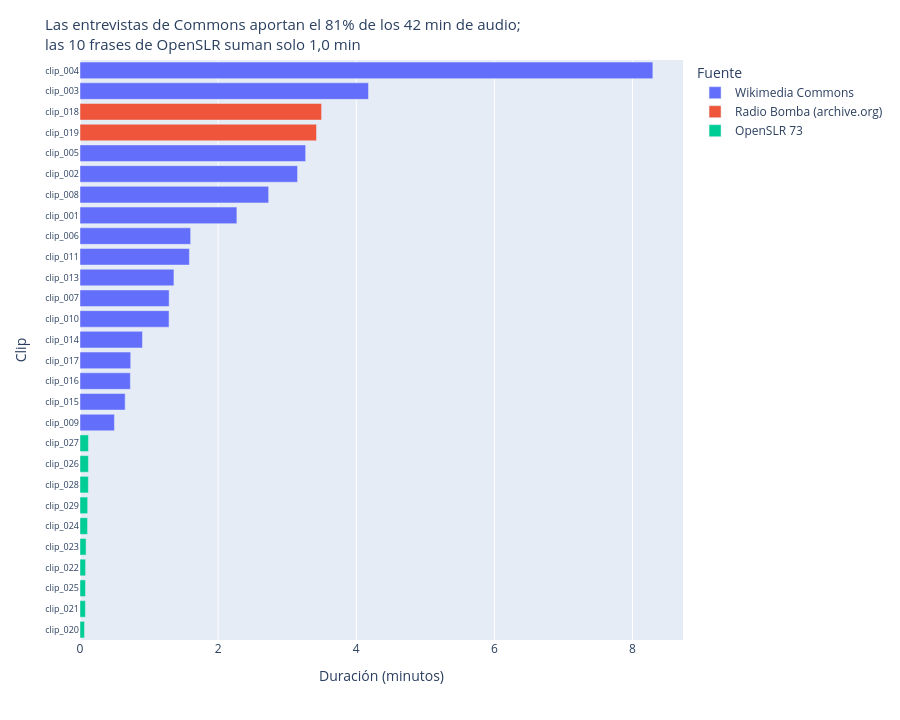

The cell this chart's notebook holds for it:
### Code cell
asr_ok["fuente"] = asr_ok["repositorio"].replace({"archive.org (Radio Bomba)": "Radio Bomba (archive.org)"})
asr_ok["minutos"] = asr_ok["duracion_seg"] / 60
minutos_fuente = asr_ok.groupby("fuente")["minutos"].sum()
titulo2 = (f"Las entrevistas de Commons aportan el {minutos_fuente['Wikimedia Commons'] / minutos_fuente.sum():.0%} de los "
           f"{minutos_fuente.sum():.0f} min de audio;<br>las 10 frases de OpenSLR suman solo {es(minutos_fuente['OpenSLR 73'], 1)} min")
fig2 = px.bar(asr_ok, x="minutos", y="id", color="fuente", orientation="h",
              hover_data={"n_hablantes": True, "voz_seg": ":.0f", "minutos": ":.1f"},
              category_orders={"fuente": ["Wikimedia Commons", "Radio Bomba (archive.org)", "OpenSLR 73"]},
              labels={"minutos": "Duración (minutos)", "id": "Clip", "fuente": "Fuente", "n_hablantes": "Hablantes",
                      "voz_seg": "Segundos con voz"}, height=720)
fig2.update_yaxes(categoryorder="total ascending", tickfont={"size": 9})
fig2.update_layout(title={"text": titulo2, "font": {"size": 15}})
fig2.show(height=720)

### Figure 1 — Plotly figure (JSON) as saved in the notebook; plotly's stock layout.template omitted (floating-point values rounded to 4 significant figures)
{"data": [{"customdata": [[2.0, 105.5], [4.0, 156.6], [2.0, 239.5], [3.0, 478.8], [3.0, 176.7], [2.0, 82.1], [3.0, 67.38], [2.0, 140.6], [3.0, 27.27], [2.0, 70.47], [8.0, 67.02], [2.0, 78.41], [7.0, 50.48], [1.0, 37.65], [1.0, 43.17], [1.0, 43.77]], "hovertemplate": "Fuente=Wikimedia Commons<br>Duración (minutos)=%{x:.1f}<br>Clip=%{y}<br>Hablantes=%{customdata[0]}<br>Segundos con voz=%{customdata[1]:.0f}<extra></extra>", "legendgroup": "Wikimedia Commons", "marker": {"color": "#636efa", "pattern": {"shape": ""}}, "name": "Wikimedia Commons", "orientation": "h", "showlegend": true, "textposition": "auto", "type": "bar", "x": [2.272, 3.15, 4.177, 8.294, 3.267, 1.602, 1.291, 2.732, 0.4988, 1.289, 1.584, 1.36, 0.9043, 0.654, 0.7293, 0.734], "xaxis": "x", "y": ["clip_001", "clip_002", "clip_003", "clip_004", "clip_005", "clip_006", "clip_007", "clip_008", "clip_009", "clip_010", "clip_011", "clip_013", "clip_014", "clip_015", "clip_016", "clip_017"], "yaxis": "y"}, {"customdata": [[3.0, 183.6], [1.0, 190.7]], "hovertemplate": "Fuente=Radio Bomba (archive.org)<br>Duración (minutos)=%{x:.1f}<br>Clip=%{y}<br>Hablantes=%{customdata[0]}<br>Segundos con voz=%{customdata[1]:.0f}<extra></extra>", "legendgroup": "Radio Bomba (archive.org)", "marker": {"color": "#EF553B", "pattern": {"shape": ""}}, "name": "Radio Bomba (archive.org)", "orientation": "h", "showlegend": true, "textposition": "auto", "type": "bar", "x": [3.498, 3.425], "xaxis": "x", "y": ["clip_018", "clip_019"], "yaxis": "y"}, {"customdata": [[1.0, 2.32], [1.0, 2.45], [1.0, 2.74], [1.0, 3.12], [1.0, 3.76], [1.0, 2.16], [1.0, 4.46], [1.0, 5.62], [1.0, 3.44], [1.0, 2.67]], "hovertemplate": "Fuente=OpenSLR 73<br>Duración (minutos)=%{x:.1f}<br>Clip=%{y}<br>Hablantes=%{customdata[0]}<br>Segundos con voz=%{customdata[1]:.0f}<extra></extra>", "legendgroup": "OpenSLR 73", "marker": {"color": "#00cc96", "pattern": {"shape": ""}}, "name": "OpenSLR 73", "orientation": "h", "showlegend": true, "textposition": "auto", "type": "bar", "x": [0.0655, 0.07817, 0.081, 0.08817, 0.1095, 0.07967, 0.1223, 0.1223, 0.1208, 0.111], "xaxis": "x", "y": ["clip_020", "clip_021", "clip_022", "clip_023", "clip_024", "clip_025", "clip_026", "clip_027", "clip_028", "clip_029"], "yaxis": "y"}], "layout": {"barmode": "relative", "height": 720, "legend": {"title": {"text": "Fuente"}, "tracegroupgap": 0}, "margin": {"t": 60}, "title": {"font": {"size": 15}, "text": "Las entrevistas de Commons aportan el 81% de los 42 min de audio;<br>las 10 frases de OpenSLR suman solo 1,0 min"}, "xaxis": {"anchor": "y", "domain": [0.0, 1.0], "title": {"text": "Duración (minutos)"}}, "yaxis": {"anchor": "x", "categoryorder": "total ascending", "domain": [0.0, 1.0], "tickfont": {"size": 9}, "title": {"text": "Clip"}}}}
